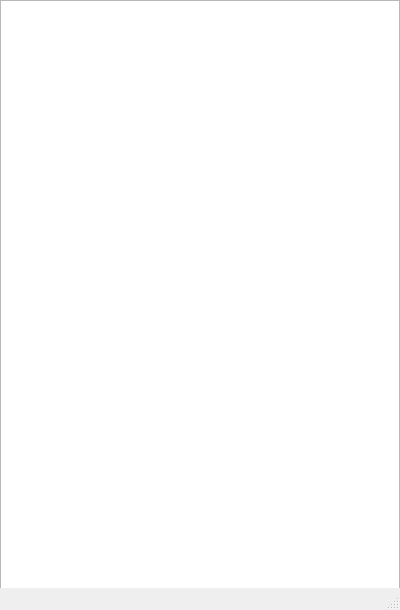
<?xml version="1.0" encoding="UTF-8"?>
<ui version="4.0">
 <class>RecentlyUsed</class>
 <widget class="QMainWindow" name="RecentlyUsed">
  <property name="windowModality">
   <enum>Qt::ApplicationModal</enum>
  </property>
  <property name="enabled">
   <bool>true</bool>
  </property>
  <property name="geometry">
   <rect>
    <x>0</x>
    <y>0</y>
    <width>400</width>
    <height>610</height>
   </rect>
  </property>
  <property name="sizePolicy">
   <sizepolicy hsizetype="Fixed" vsizetype="Fixed">
    <horstretch>0</horstretch>
    <verstretch>0</verstretch>
   </sizepolicy>
  </property>
  <property name="focusPolicy">
   <enum>Qt::ClickFocus</enum>
  </property>
  <property name="windowTitle">
   <string>Recently Opened</string>
  </property>
  <widget class="QWidget" name="centralwidget">
   <widget class="QTreeView" name="treeView">
    <property name="geometry">
     <rect>
      <x>0</x>
      <y>0</y>
      <width>400</width>
      <height>610</height>
     </rect>
    </property>
    <property name="editTriggers">
     <set>QAbstractItemView::NoEditTriggers</set>
    </property>
   </widget>
  </widget>
  <widget class="QStatusBar" name="statusBar"/>
 </widget>
 <resources/>
 <connections/>
</ui>
